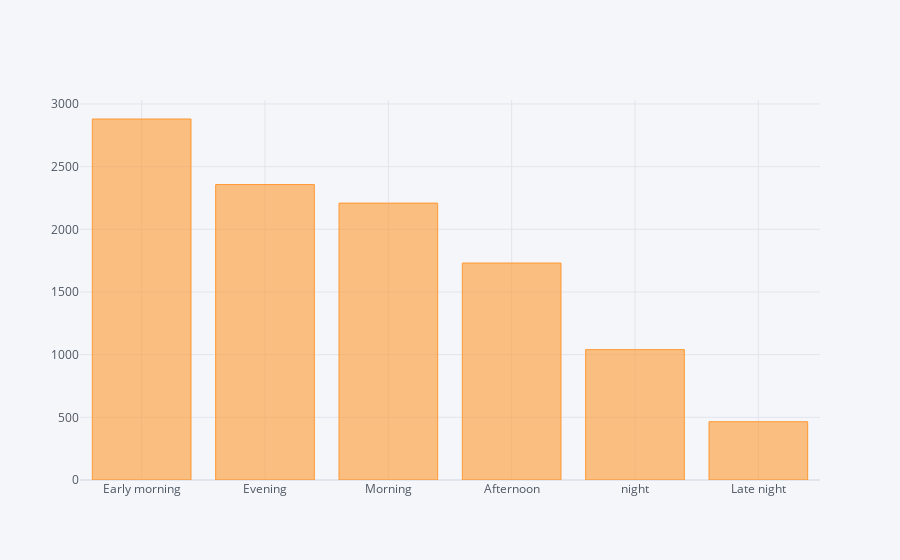

Notebook code cell kept with this figure:
### Code cell
data['Dep_Time_hour'].apply(flight_dep_time).value_counts().iplot(kind = 'bar')

### Figure 1 — Plotly figure (JSON) as saved in the notebook; plotly's stock layout.template omitted (floating-point values rounded to 4 significant figures)
{"data": [{"marker": {"color": "rgba(255, 153, 51, 0.6)", "line": {"color": "rgba(255, 153, 51, 1.0)", "width": 1}}, "name": "count", "orientation": "v", "text": "", "type": "bar", "x": ["Early morning", "Evening", "Morning", "Afternoon", "night", "Late night"], "y": [2880, 2357, 2209, 1731, 1040, 465]}], "layout": {"autosize": true, "legend": {"bgcolor": "#F5F6F9", "font": {"color": "#4D5663"}}, "paper_bgcolor": "#F5F6F9", "plot_bgcolor": "#F5F6F9", "title": {"font": {"color": "#4D5663"}}, "xaxis": {"autorange": true, "gridcolor": "#E1E5ED", "range": [-0.5, 5.5], "showgrid": true, "tickfont": {"color": "#4D5663"}, "title": {"font": {"color": "#4D5663"}, "text": ""}, "type": "category", "zerolinecolor": "#E1E5ED"}, "yaxis": {"autorange": true, "gridcolor": "#E1E5ED", "range": [0, 3032.0], "showgrid": true, "tickfont": {"color": "#4D5663"}, "title": {"font": {"color": "#4D5663"}, "text": ""}, "type": "linear", "zerolinecolor": "#E1E5ED"}}}
